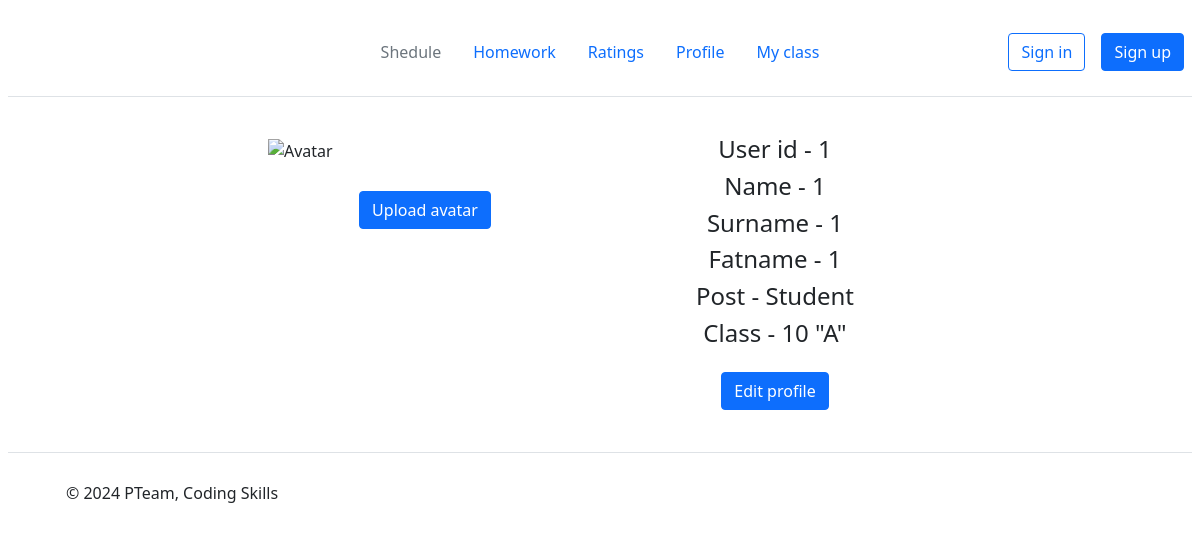
Before: /profile/1 with the older database file.
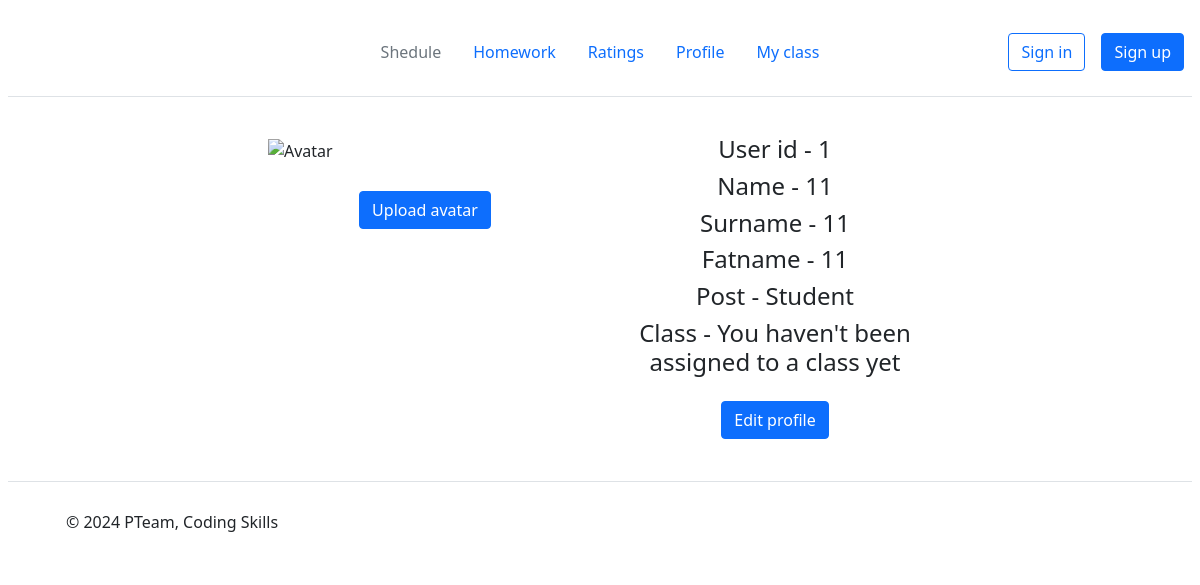
After: the same page with the newer database file.
### models.py (models this page shows)
class Student(db.Model):
    id = db.Column(db.Integer, primary_key=True)
    user_id = db.Column(db.Integer, index=True)
    class_num = db.Column(db.String(3), nullable=False)
    class_let = db.Column(db.String(3), nullable=False)

class Users(db.Model):
    user_id = db.Column(db.Integer, primary_key=True)
    name = db.Column(db.String(20), nullable=False)
    surname = db.Column(db.String(20), nullable=False)
    fatname = db.Column(db.String(20), nullable=False)
    password = db.Column(db.String(20), nullable=False)
    is_teacher = db.Column(db.Boolean, default=False)
    is_student = db.Column(db.Boolean, default=False)
    is_admin = db.Column(db.Boolean, default=False)

### main.py (the view)
@app.route('/profile/<int:user_id>')  # Профиль
def profile(user_id):
    user = Users.query.filter_by(user_id=user_id).first()
    student = Student.query.filter_by(user_id=user_id).first()
    if user:
        if not student:
            class_num = 'You haven\'t been assigned to a class yet'
            class_let = ''
        else:
            class_num = student.class_num
            class_let = f'"{student.class_let}"'
        return render_template('profile.html', user_id=user_id, name=user.name, surname=user.surname,
                               fatname=user.fatname, is_student=user.is_student, is_teacher=user.is_teacher,
                               class_num=class_num, class_let=class_let)
    else:
        return render_template('notification.html', message=MESSAGE_LIST[5633], message_id=5633, url=f'/',
                               text='To main')

### templates/profile.html
{% extends "base.html" %}
{% block body%}
<div class="prof-container">
    <div class="column">
        <div><img src="avatar/{{user_id}}" alt="Avatar" class="user-avatar"></div>
        <div class="container">
        <div><a href="/profile/avatar/upload/{{user_id}}" class="btn btn-primary">Upload avatar</a></div>
        </div>
    </div>
    <div class="column">
        <div class="container">
            <div class="user-info">
                <h4>User id - {{user_id}}</h4>
                <h4>Name - {{name}}</h4>
                <h4>Surname - {{surname}}</h4>
                <h4>Fatname - {{fatname}}</h4>
                {% if is_student %}
                <h4>Post - Student</h4>
                {% elif is_teacher %}
                <h4>Post - Teacher<h4>
                {% else %}
                <h4>Post - None</h4>
                {% endif %}
                <h4>Class - {{class_num}} {{class_let}}</h4>
            </div>
            <a href="/profile/edit/{{user_id}}" class="btn btn-primary">Edit profile</a>
        </div>
    </div>
</div>
{% endblock %}

Changed rows visible on the page:
no longer on this page (row edited): Student: class_num "10"
now on this page (row edited): Users: name "11", surname "11", fatname "11"
Other visible differences:
{{ class_num }}: (not shown) → "You haven't been assigned to a class yet"
{{ name }}: "1" → (not shown)
{{ surname }}: "1" → (not shown)
{{ fatname }}: "1" → (not shown)
{{ class_let }}: "\"A\"" → (not shown)
